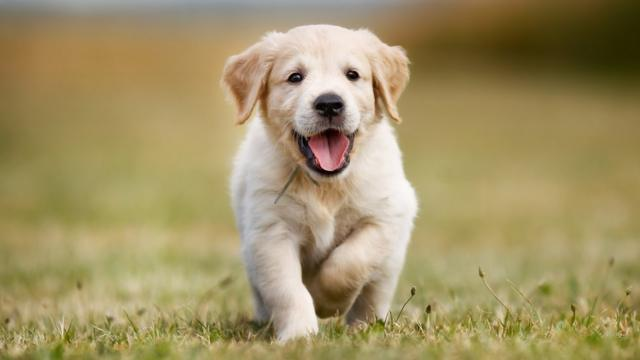
#> input picture pil-intro/dog.jpg, 640 x 360 px, found by its file name
$ python main.py
#> lines starting #> are read from the running program, lines starting #| are printed output that depends on the picture
from PIL import Image
from PIL import ImageFilter
from PIL import ImageEnhance


original_path = "D:\Mark\Desktop\Logika_Python\pil-intro\dog.jpg"
gray_path = "D:\Mark\Desktop\Logika_Python\pil-intro\dog-gray.jpg"

with Image.open(original_path) as original:
#> original is the input picture: PIL image 640x360 RGB; mean R, G, B 161, 145.5, 100.6
    print("Розмір:", original.size)
#| Розмір: (640, 360)
    print("Формат:", original.format)
#| Формат: JPEG
    print("Кольорова схема:", original.mode)
#| Кольорова схема: RGB

    original.show()

    gray = original.convert("L")
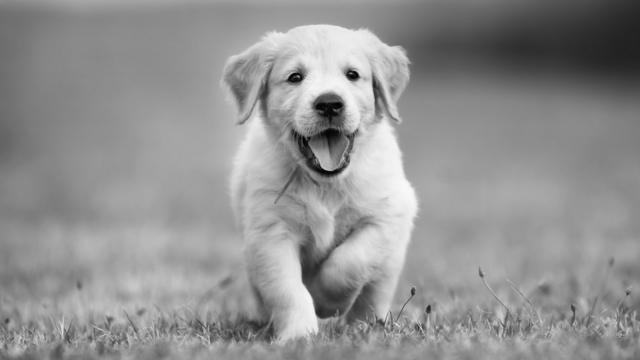
#> gray: PIL image 640x360 L; min 0, max 250, mean 145
    left = original.transpose(Image.ROTATE_270)
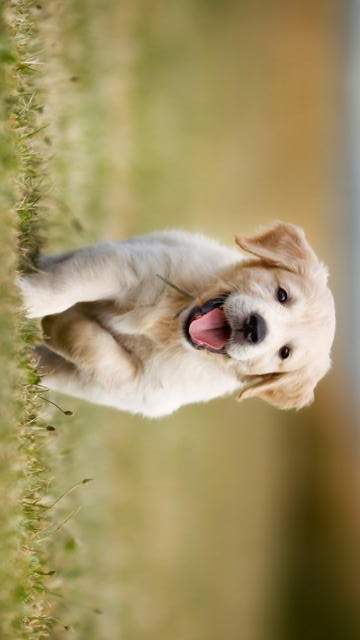
#> left: PIL image 360x640 RGB; mean R, G, B 161, 145.5, 100.6
    blur = original.filter(ImageFilter.BLUR)

    gray.save(gray_path)
